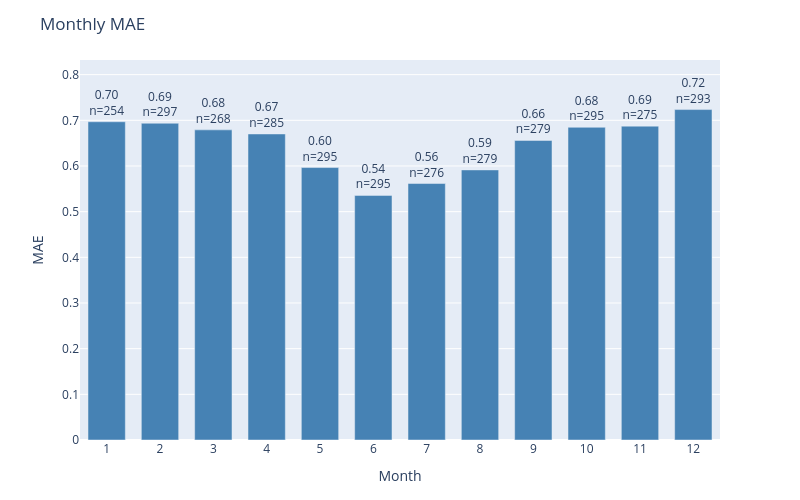

Notebook code cell kept with this figure:
### Code cell
plot_error_by_group(
    df=results_test,
    y_true_col='actual',
    y_pred_col='prediction',
    date_col='dt_prediction',
    group_by='month',
    metric='mae',
    title='Monthly MAE'
)

### Figure 1 — Plotly figure (JSON) as saved in the notebook; plotly's stock layout.template omitted (floating-point values rounded to 4 significant figures)
{"data": [{"marker": {"color": "steelblue"}, "text": ["0.70<br>n=254", "0.69<br>n=297", "0.68<br>n=268", "0.67<br>n=285", "0.60<br>n=295", "0.54<br>n=295", "0.56<br>n=276", "0.59<br>n=279", "0.66<br>n=279", "0.68<br>n=295", "0.69<br>n=275", "0.72<br>n=293"], "textposition": "outside", "type": "bar", "x": ["1", "2", "3", "4", "5", "6", "7", "8", "9", "10", "11", "12"], "y": [0.6969, 0.6936, 0.6791, 0.6702, 0.5966, 0.5356, 0.5616, 0.5914, 0.6559, 0.6847, 0.6873, 0.7235]}], "layout": {"bargap": 0.3, "height": 500, "margin": {"b": 60, "t": 60}, "title": {"text": "Monthly MAE"}, "uniformtext": {"minsize": 8, "mode": "hide"}, "width": 800, "xaxis": {"title": {"text": "Month"}}, "yaxis": {"range": [0, 0.8321], "title": {"text": "MAE"}}}}
